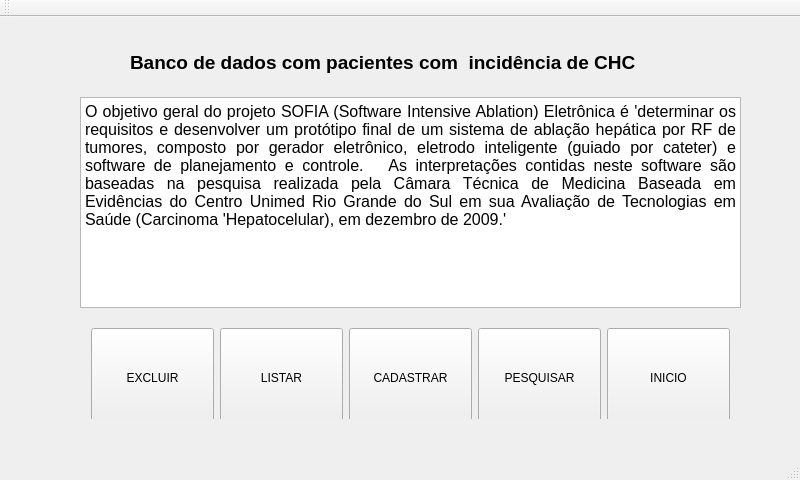
<?xml version="1.0" encoding="UTF-8"?>
<ui version="4.0">
 <class>MainWindow</class>
 <widget class="QMainWindow" name="MainWindow">
  <property name="geometry">
   <rect>
    <x>0</x>
    <y>0</y>
    <width>800</width>
    <height>480</height>
   </rect>
  </property>
  <property name="windowTitle">
   <string>MainWindow</string>
  </property>
  <widget class="QWidget" name="centralWidget">
   <widget class="QTextBrowser" name="textBrowser">
    <property name="geometry">
     <rect>
      <x>80</x>
      <y>80</y>
      <width>661</width>
      <height>211</height>
     </rect>
    </property>
    <property name="html">
     <string>&lt;!DOCTYPE HTML PUBLIC &quot;-//W3C//DTD HTML 4.0//EN&quot; &quot;http://www.w3.org/TR/REC-html40/strict.dtd&quot;&gt;
&lt;html&gt;&lt;head&gt;&lt;meta name=&quot;qrichtext&quot; content=&quot;1&quot; /&gt;&lt;style type=&quot;text/css&quot;&gt;
p, li { white-space: pre-wrap; }
&lt;/style&gt;&lt;/head&gt;&lt;body style=&quot; font-family:'Ubuntu'; font-size:11pt; font-weight:400; font-style:normal;&quot;&gt;
&lt;p align=&quot;justify&quot; style=&quot; margin-top:0px; margin-bottom:0px; margin-left:0px; margin-right:0px; -qt-block-indent:0; text-indent:0px;&quot;&gt;&lt;span style=&quot; font-family:'MS Shell Dlg 2'; font-size:12pt;&quot;&gt;O objetivo geral do projeto SOFIA (Software Intensive Ablation) Eletrônica é 'determinar os requisitos e desenvolver um protótipo final de um sistema de ablação hepática por RF de tumores, composto por gerador eletrônico, eletrodo inteligente (guiado por cateter) e software de planejamento e controle.   As interpretações contidas neste software são baseadas na pesquisa realizada pela Câmara Técnica de Medicina Baseada em Evidências do Centro Unimed Rio Grande do Sul em sua Avaliação de Tecnologias em Saúde (Carcinoma 'Hepatocelular), em dezembro de 2009.'&lt;/span&gt;&lt;/p&gt;&lt;/body&gt;&lt;/html&gt;</string>
    </property>
   </widget>
   <widget class="QLabel" name="label">
    <property name="geometry">
     <rect>
      <x>130</x>
      <y>30</y>
      <width>541</width>
      <height>31</height>
     </rect>
    </property>
    <property name="font">
     <font>
      <pointsize>14</pointsize>
      <weight>75</weight>
      <bold>true</bold>
     </font>
    </property>
    <property name="text">
     <string>Banco de dados com pacientes com  incidência de CHC</string>
    </property>
   </widget>
   <widget class="QWidget" name="layoutWidget">
    <property name="geometry">
     <rect>
      <x>80</x>
      <y>300</y>
      <width>661</width>
      <height>102</height>
     </rect>
    </property>
    <layout class="QHBoxLayout" name="horizontalLayout">
     <item>
      <widget class="QPushButton" name="pushButton_5">
       <property name="minimumSize">
        <size>
         <width>0</width>
         <height>100</height>
        </size>
       </property>
       <property name="text">
        <string>EXCLUIR</string>
       </property>
      </widget>
     </item>
     <item>
      <widget class="QPushButton" name="pushButton_4">
       <property name="minimumSize">
        <size>
         <width>0</width>
         <height>100</height>
        </size>
       </property>
       <property name="text">
        <string>LISTAR</string>
       </property>
      </widget>
     </item>
     <item>
      <widget class="QPushButton" name="pushButton_3">
       <property name="minimumSize">
        <size>
         <width>0</width>
         <height>100</height>
        </size>
       </property>
       <property name="text">
        <string>CADASTRAR</string>
       </property>
      </widget>
     </item>
     <item>
      <widget class="QPushButton" name="pushButton_2">
       <property name="minimumSize">
        <size>
         <width>0</width>
         <height>100</height>
        </size>
       </property>
       <property name="text">
        <string>PESQUISAR</string>
       </property>
      </widget>
     </item>
     <item>
      <widget class="QPushButton" name="pushButton">
       <property name="minimumSize">
        <size>
         <width>0</width>
         <height>100</height>
        </size>
       </property>
       <property name="text">
        <string>INICIO</string>
       </property>
      </widget>
     </item>
    </layout>
   </widget>
  </widget>
  <widget class="QMenuBar" name="menuBar">
   <property name="geometry">
    <rect>
     <x>0</x>
     <y>0</y>
     <width>800</width>
     <height>25</height>
    </rect>
   </property>
  </widget>
  <widget class="QToolBar" name="mainToolBar">
   <attribute name="toolBarArea">
    <enum>TopToolBarArea</enum>
   </attribute>
   <attribute name="toolBarBreak">
    <bool>false</bool>
   </attribute>
  </widget>
  <widget class="QStatusBar" name="statusBar"/>
 </widget>
 <layoutdefault spacing="6" margin="11"/>
 <resources/>
 <connections/>
</ui>
